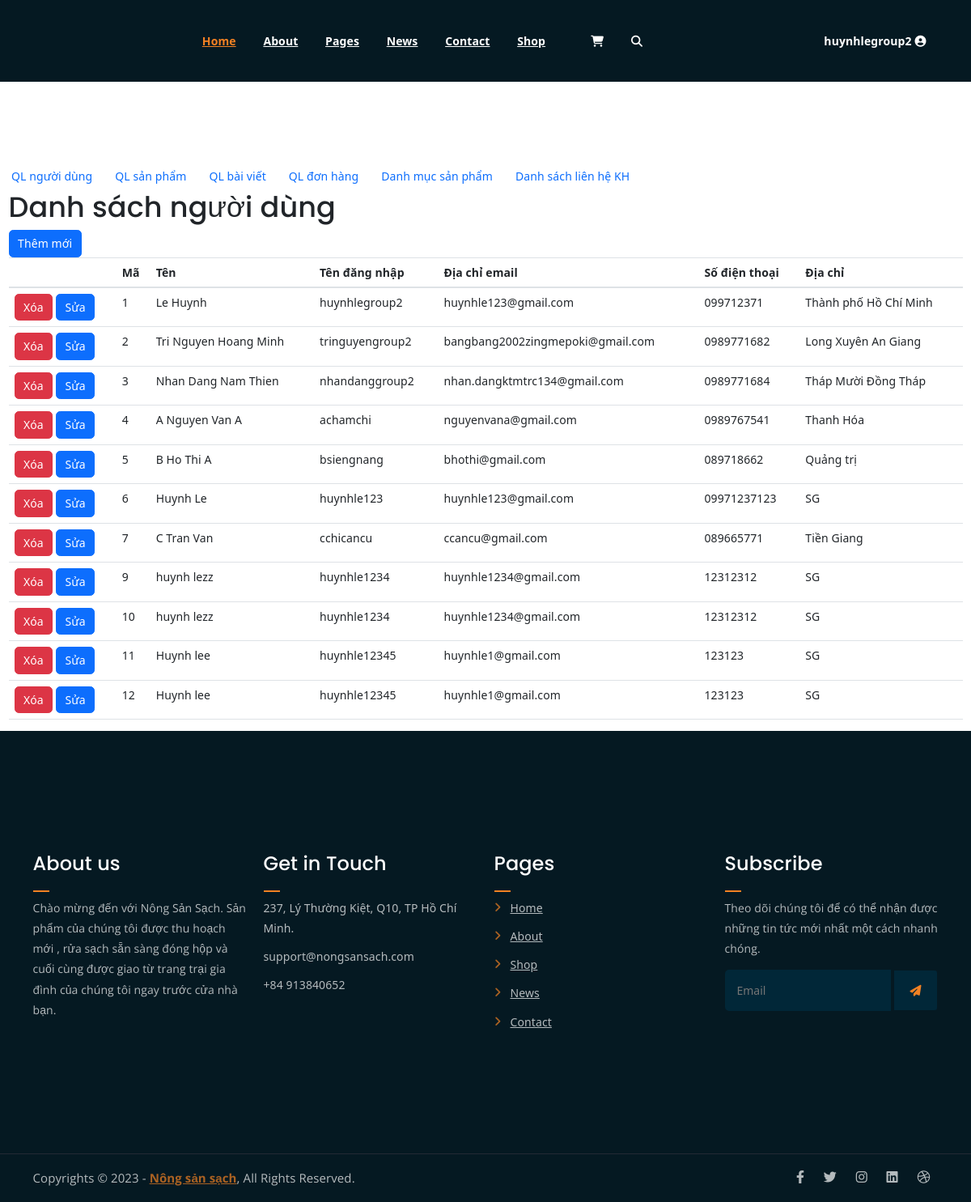
The page /SourceCode_Implement/admin (signed in) on the database its author committed.
### tables this page shows
CREATE TABLE `tbl_user` (
  `user_id` int(11) NOT NULL,
  `name` varchar(100) DEFAULT NULL,
  `username` varchar(20) DEFAULT NULL,
  `password` text NOT NULL,
  `password_re` text NOT NULL,
  `address` varchar(100) NOT NULL,
  `email` varchar(100) DEFAULT NULL,
  `role` tinyint(1) NOT NULL DEFAULT 0,
  `phone` text DEFAULT NULL,
  `img` text DEFAULT './asset/img/products/product-img-14.jpg'
);

### SourceCode_Implement/controller/Usercontroller.php (called while the page is built, shortened)
<?php
include_once("./model/user.php");
class user extends Controller {
    public $userModelConst;
    public function __construct() {
        $this->userModelConst = new UserModel();
    }
    function getall() {
        $listuser = $this->userModelConst->getalluser();
        include('./view/table_user.php');
    }
}
?>

### SourceCode_Implement/core/Controller.php (called while the page is built, shortened)
<?php
    class Controller
    {
        function view( $view, $data = []) {
            require_once "./view/".$view.".php";
        }
    }
?>

### SourceCode_Implement/controller/Admin.php (called while the page is built)
<?php
    class Admin extends Controller
    {
        function default() {
            $this->view("admin");
        }
    }
?>

### SourceCode_Implement/core/App.php (called while the page is built, shortened)
<?php
class App{
    protected $action="default";
    function __construct(){
        $arr = $this->UrlProcess();
        if( file_exists("./controller/".$arr[0].".php") ){
            unset($arr[0]);
        }
        $this->controller = new $this->controller;
        $this->params = $arr?array_values($arr):[];
        call_user_func_array([$this->controller, $this->action], $this->params );
    }
    function UrlProcess(){
        if( isset($_GET["url"]) ){
            return explode("/", filter_var(trim($_GET["url"], "/")));
        }
    }
}
?>

### SourceCode_Implement/index.php (called while the page is built, shortened)
<?php
	require_once "./core/App.php";
	require_once "./core/Controller.php";
	$myApp =  new App();
?>

### SourceCode_Implement/model/user.php (called while the page is built, shortened)
<?php
    class UserModel {
        public $db;
        public function __construct()
        {
            $this->db = new Database();
        }
        public function getalluser() {
            $conn = $this->db->conn;
            $sql="SELECT * FROM tbl_user";
            $result = mysqli_query($conn, $sql);
            return $result;
        }
    }
?>

### SourceCode_Implement/view/table_user.php (the view, shortened to what this page needs)
<?php
    $list_user = isset($_SESSION['listuser']) ?  $_SESSION['listuser'] : [];
?>
<!DOCTYPE html>
<html>
<head>
</head>
<body>
  <div class="container-fluid">
    <h1>Danh sách người dùng</h1>
    <a href="./add_user" class='btn btn-primary'>Thêm mới</a>
    <table class="table table-hover">
      <thead>
        <tr>
          <th scope="col"></th>
          <th scope="col">Mã</th>
          <th scope="col">Tên</th>
          <th scope="col">Tên đăng nhập</th>
          <th scope="col">Địa chỉ email</th>
          <th scope="col">Số điện thoại</th>
          <th scope="col">Địa chỉ</th>
        </tr>
      </thead>
      <tbody>
        <?php foreach ($list_user as $user): ?>
        <tr>
           <td>
            <a class='btn btn-danger' id='delete-user' href='./controller/Delete.php?obj=user&id=<?php echo $user['user_id']; ?>'>Xóa</a>
            <Button class='btn btn-primary' >Sửa</Button>
           </td>
          <td><?php echo isset($user['user_id']) ? $user['user_id'] : "Chưa có"; ?></td>
          <td><?php echo isset($user['name']) ? $user['name'] : "Chưa có"; ?></td>
          <td><?php echo isset($user['username']) ? $user['username'] : "Chưa có"; ?></td>
          <td><?php echo isset($user['email']) ? $user['email'] : "Chưa có"; ?></td>
          <td><?php echo isset($user['phone']) ? $user['phone'] : "Chưa có"; ?></td>
          <td><?php echo isset($user['address']) && $user['address'] ? $user['address'] : "Chưa có"; ?></td>
        </tr>
        <?php endforeach; ?>
      </tbody>
    </table>
  </div>
</body>
</html>

### SourceCode_Implement/asset/css/main.css (style rules this page uses)
html { font-size: 14px; font-weight: 400; line-height: 28px; height: 100%; }
body { font-family: "Open Sans", sans-serif; font-weight: 400; font-size: 1rem; letter-spacing: 0.1px; line-height: 1.8; color: #051922; overflow-x: hidden; }
a { cursor: pointer; text-decoration: none; -webkit-transition: all 0.2s ease-in-out; -o-transition: all 0.2s ease-in-out; transition: all 0.2s ease-in-out; }
h1, .h1, h2, .h2, h3, .h3, h4, .h4, h5, .h5, h6, .h6 { font-family: "Poppins", sans-serif; font-weight: 700; margin: 0 0 1.25rem 0; color: #051922; }
h1, .h1 { font-size: 4rem; font-weight: 700; line-height: 4rem; }
html, body { height: 100%; }
thead { border-bottom: 1px solid #eee; }

### rows shown on the page
tbl_user: user_id "1", name "Le Huynh", username "huynhlegroup2", email "huynhle123@gmail.com", phone "099712371", address "Thành phố Hồ Chí Minh"
tbl_user: user_id "2", name "Tri Nguyen Hoang Minh", username "tringuyengroup2", email "bangbang2002zingmepoki@gmail.com", phone "0989771682", address "Long Xuyên An Giang"
tbl_user: user_id "3", name "Nhan Dang Nam Thien", username "nhandanggroup2", email "nhan.dangktmtrc134@gmail.com", phone "0989771684", address "Tháp Mười Đồng Tháp"
tbl_user: user_id "4", name "A Nguyen Van A", username "achamchi", email "nguyenvana@gmail.com", phone "0989767541", address "Thanh Hóa"
tbl_user: user_id "5", name "B Ho Thi A", username "bsiengnang", email "bhothi@gmail.com", phone "089718662", address "Quảng trị"
tbl_user: user_id "6", name "Huynh Le", username "huynhle123", email "huynhle123@gmail.com", phone "09971237123", address "SG"
tbl_user: user_id "7", name "C Tran Van", username "cchicancu", email "ccancu@gmail.com", phone "089665771", address "Tiền Giang"
tbl_user: user_id "9", name "huynh lezz", username "huynhle1234", email "huynhle1234@gmail.com", phone "12312312", address "SG"
tbl_user: user_id "10", name "huynh lezz", username "huynhle1234", email "huynhle1234@gmail.com", phone "12312312", address "SG"
tbl_user: user_id "11", name "Huynh lee", username "huynhle12345", email "huynhle1@gmail.com", phone "123123", address "SG"
tbl_user: user_id "12", name "Huynh lee", username "huynhle12345", email "huynhle1@gmail.com", phone "123123", address "SG"

### other values the page prints
$_SESSION['username'] "huynhlegroup2"
